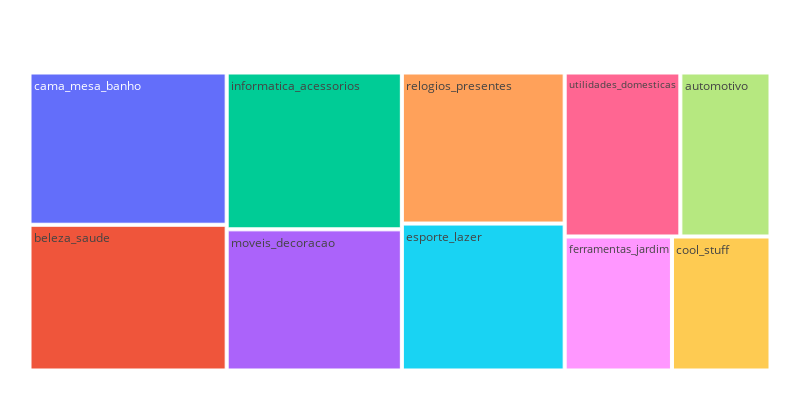

Source (notebook cell):
### Code cell
plot_top_10_revenue_categories(top_10_revenue_categories)

### Figure 1 — Plotly figure (JSON) as saved in the notebook; plotly's stock layout.template omitted (floating-point values rounded to 4 significant figures)
{"data": [{"branchvalues": "total", "domain": {"x": [0, 1], "y": [0, 1]}, "hovertemplate": "labels=%{label}<br>Revenue=%{value}<br>parent=%{parent}<br>id=%{id}<extra></extra>", "ids": ["cama_mesa_banho", "beleza_saude", "informatica_acessorios", "moveis_decoracao", "relogios_presentes", "esporte_lazer", "utilidades_domesticas", "automotivo", "ferramentas_jardim", "cool_stuff"], "labels": ["cama_mesa_banho", "beleza_saude", "informatica_acessorios", "moveis_decoracao", "relogios_presentes", "esporte_lazer", "utilidades_domesticas", "automotivo", "ferramentas_jardim", "cool_stuff"], "name": "", "parents": ["", "", "", "", "", "", "", "", "", ""], "type": "treemap", "values": [1693000.0, 1621000.0, 1549000.0, 1394000.0, 1387000.0, 1349000.0, 1070000.0, 833600.0, 810600.0, 744600.0]}], "layout": {"height": 400, "legend": {"tracegroupgap": 0}, "margin": {"b": 25, "l": 25, "r": 25, "t": 50}, "width": 800}}
